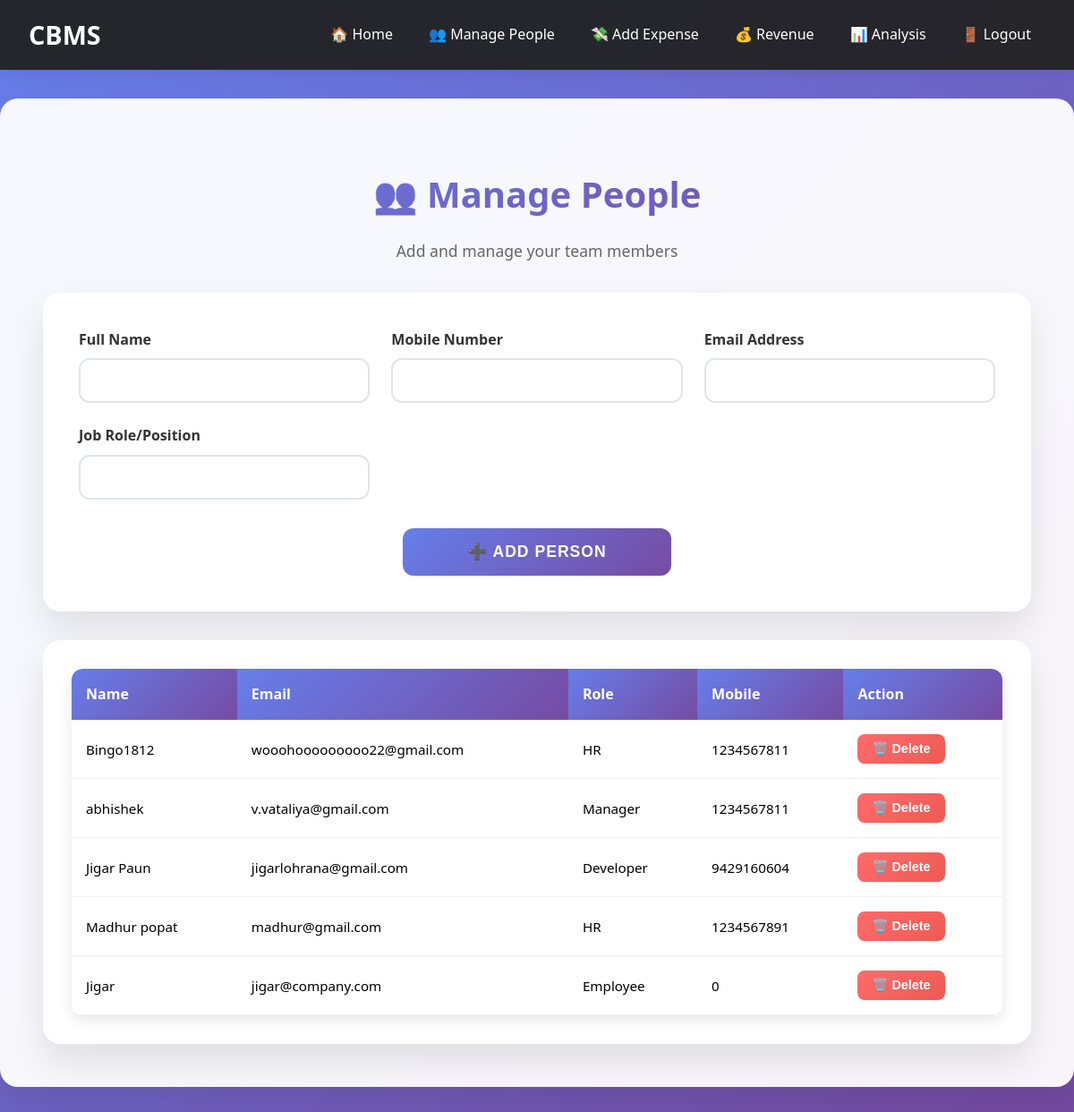
Page /add-people/ (signed in) on the committed database.
### budget/models.py (models this page shows)
class Person(models.Model):
    user = models.ForeignKey(User, on_delete=models.CASCADE, related_name='persons')
    name = models.CharField(max_length=100)
    email = models.EmailField()
    num = models.IntegerField(default=0)
    job_post = models.CharField(max_length=100, blank=True, null=True)
    class Meta:
        unique_together = ['user', 'email']  # Email should be unique per user

### budget/views.py (the view, shortened to what this page needs)
# urls.py: path('add-people/', v.add_people, name='add_people'),
@login_required(login_url='login')
def add_people(request):
    people = Person.objects.filter(user=request.user)
    error = None
    success = False
    return render(request, 'add_people.html', {'people': people})

### budget/templates/add_people.html (shortened to what this page needs)
{% extends "base.html" %}
{% load static %}
{% block content %}
<div class="people-container">
    <div class="page-header">
        <h1 class="page-title">👥 Manage People</h1>
        <p class="page-subtitle">Add and manage your team members</p>
    </div>
    <div class="form-section">
        <form method="post" action="">
            <div class="form-grid">
                <div class="form-group">
                    <label for="name" class="form-label">Full Name</label>
                    <input type="text" id="name" name="name" class="form-input" required>
                </div>
                <div class="form-group">
                    <label for="mobile" class="form-label">Mobile Number</label>
                    <input type="tel" id="mobile" name="mobile" class="form-input" required>
                </div>
                <div class="form-group">
                    <label for="email" class="form-label">Email Address</label>
                    <input type="email" id="email" name="email" class="form-input" required>
                </div>
                <div class="form-group">
                    <label for="role" class="form-label">Job Role/Position</label>
                    <input type="text" id="role" name="job_post" class="form-input" required>
                </div>
            </div>
            <button type="submit" class="submit-btn">➕ Add Person</button>
        </form>
    </div>
    <div class="table-section">
        <div class="table-container">
            <table class="people-table">
                <thead>
                    <tr>
                        <th>Name</th>
                        <th>Email</th>
                        <th>Role</th>
                        <th>Mobile</th>
                        <th>Action</th>
                    </tr>
                </thead>
                <tbody>
                {% for person in people %}
                    <tr>
                        <td>{{ person.name }}</td>
                        <td>{{ person.email }}</td>
                        <td>{{ person.job_post }}</td>
                        <td>{{ person.num }}</td>
                        <td>
                            <form method="post" action="{% url 'delete_person' person.id %}" style="display:inline;">
                                <button type="submit" class="delete-btn" onclick="return confirm('Are you sure you want to delete {{ person.name }}?');">
                                    🗑️ Delete
                                </button>
                            </form>
                        </td>
                    </tr>
                {% endfor %}
                </tbody>
            </table>
        </div>
    </div>
</div>
{% endblock %}

### budget/templates/base.html (style rules this page uses)
* { box-sizing: border-box; }
body { margin: 0; font-family: 'Segoe UI', Tahoma, Geneva, Verdana, sans-serif; background: linear-gradient(135deg, #667eea 0%, #764ba2 100%); min-height: 100vh; line-height: 1.6; }

### budget/templates/add_people.html (style rules this page uses)
.people-container { padding: 1rem; }
.page-header { text-align: center; margin-bottom: 2rem; }
.page-title { font-size: 2.5rem; font-weight: 700; background: linear-gradient(135deg, #667eea 0%, #764ba2 100%); -webkit-background-clip: text; -webkit-text-fill-color: transparent; background-clip: text; margin-bottom: 0.5rem; }
.page-subtitle { color: #666; font-size: 1.1rem; }
.form-section { background: rgba(255,255,255,0.95); backdrop-filter: blur(10px); border-radius: 20px; padding: 2.5rem; margin-bottom: 2rem; box-shadow: 0 20px 40px rgba(0,0,0,0.1); animation: fadeInUp 0.8s ease-out; }
.form-grid { display: grid; grid-template-columns: repeat(auto-fit, minmax(250px, 1fr)); gap: 1.5rem; margin-bottom: 2rem; }
.form-group { display: flex; flex-direction: column; }
.form-label { font-weight: 600; color: #333; margin-bottom: 0.5rem; font-size: 1rem; }
.form-input { padding: 0.875rem 1rem; border: 2px solid #e1e5e9; border-radius: 12px; font-size: 1rem; transition: all 0.3s ease; background: rgba(255, 255, 255, 0.9); }
.submit-btn { background: linear-gradient(135deg, #667eea 0%, #764ba2 100%); color: white; border: none; padding: 1rem 2rem; border-radius: 12px; font-size: 1.1rem; font-weight: 600; cursor: pointer; transition: all 0.3s ease; text-transform: uppercase; letter-spacing: 1px; width: 100%; max-width: 300px; margin: 0 auto; display: block; }
.table-section { background: rgba(255,255,255,0.95); backdrop-filter: blur(10px); border-radius: 20px; padding: 2rem; box-shadow: 0 20px 40px rgba(0,0,0,0.1); animation: fadeInUp 0.8s ease-out 0.2s both; }
.table-container { overflow-x: auto; border-radius: 12px; box-shadow: 0 5px 15px rgba(0,0,0,0.1); }
.people-table { width: 100%; border-collapse: collapse; background: white; border-radius: 12px; overflow: hidden; }
.people-table th { background: linear-gradient(135deg, #667eea 0%, #764ba2 100%); color: white; padding: 1rem; text-align: left; font-weight: 600; font-size: 1rem; }
.people-table td { padding: 1rem; border-bottom: 1px solid #f0f0f0; font-size: 0.95rem; }
.delete-btn { background: linear-gradient(135deg, #ff6b6b 0%, #ee5a52 100%); color: white; border: none; padding: 0.5rem 1rem; border-radius: 8px; font-size: 0.9rem; font-weight: 600; cursor: pointer; transition: all 0.3s ease; }

### rows in the picture
Person: name "Bingo1812", email "wooohooooooooo22@gmail.com", job_post "HR", num "1234567811"
Person: name "abhishek", email "v.vataliya@gmail.com", job_post "Manager", num "1234567811"
Person: name "Jigar Paun", email "jigarlohrana@gmail.com", job_post "Developer", num "9429160604"
Person: name "Madhur popat", email "madhur@gmail.com", job_post "HR", num "1234567891"
Person: name "Jigar", email "jigar@company.com", job_post "Employee", num "0"
